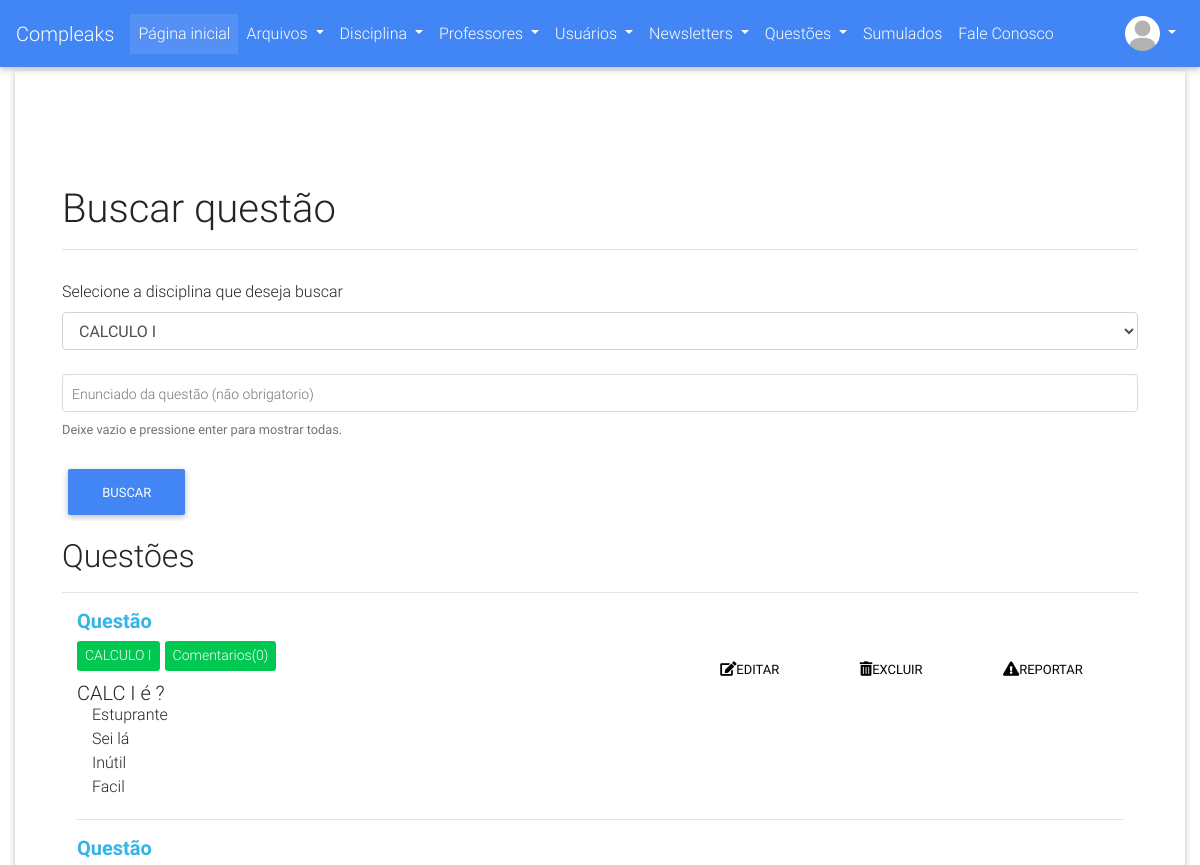
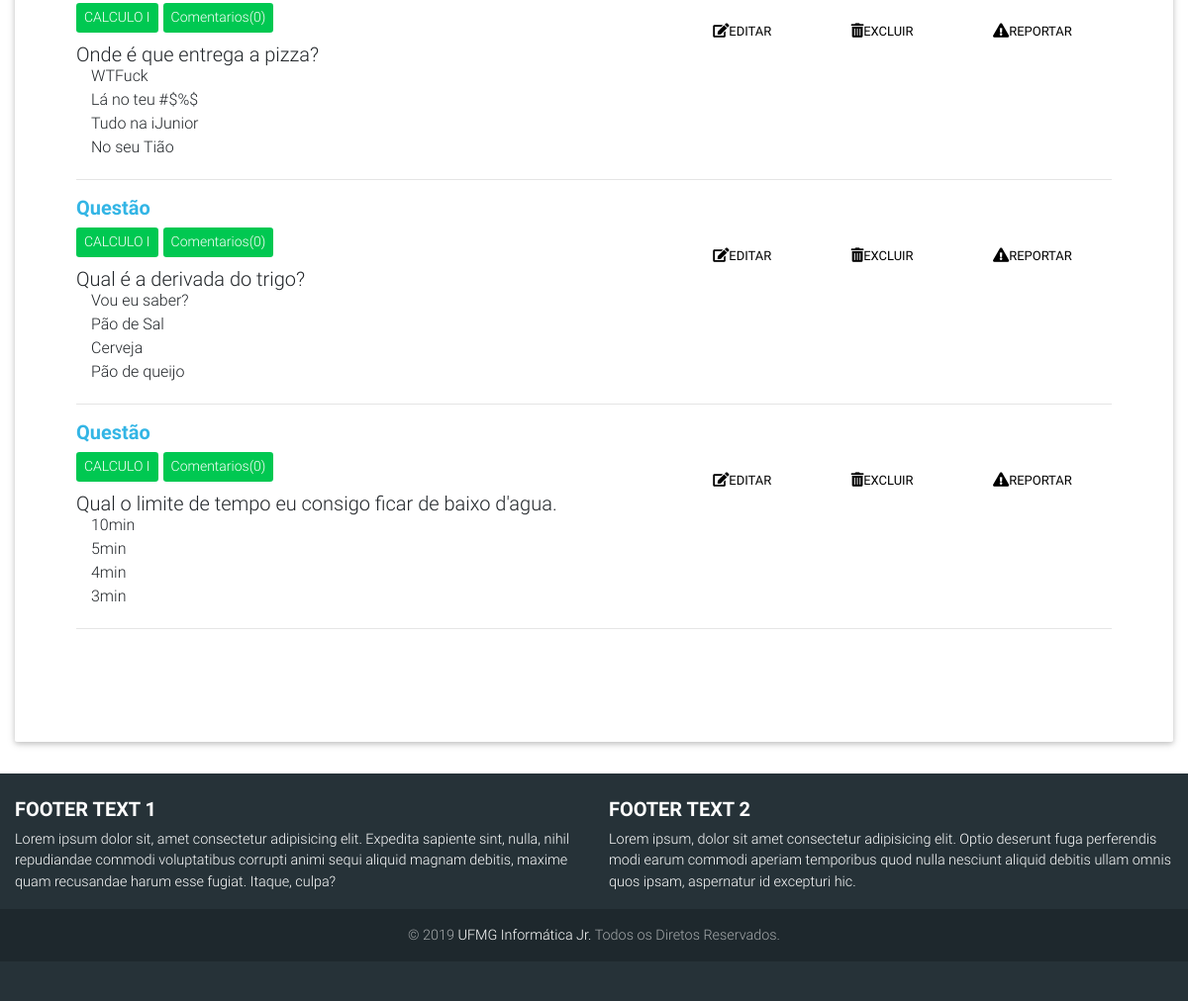
/questoes/buscar (signed in), run on the app's committed database (2 pictures, top to bottom).
### compleaks/usuarios/models.py (models this page shows, shortened)
class Usuario(db.Model, UserMixin):
	__tablename__ = 'usuarios'
	id = db.Column(db.Integer, primary_key=True)
	username = db.Column(db.String(30), unique=True)
	hhash = db.Column(db.String)
	nome = db.Column(db.String(120))
	email = db.Column(db.String(120), unique=True)
	curso = db.Column(db.String(64))
	periodo = db.Column(db.Integer)
	is_admin = db.Column(db.Integer)
	data_criacao = db.Column(db.DateTime, default=datetime.now)
	avatar = db.Column(db.String(120), default="default_profile.png")
	ativado = db.Column(db.Boolean)
	data_deletado = db.Column(db.DateTime, nullable=True)
	id_deletor = db.Column(db.Integer, nullable=True)
	motivo_delete = db.Column(db.String(120), nullable=True)
	arquivos = db.relationship('Arquivo', backref='author', lazy=True)
	avaliacoes = db.relationship('Avaliacao_Arquivo', backref='avaliador', lazy=True)

### compleaks/questoes/models.py (models this page shows, shortened)
class Questao(db.Model):
	__tablename__ = 'questoes'
	id = db.Column(db.Integer, primary_key=True)
	enunciado = db.Column(db.Text, nullable=False)
	data_criacao = db.Column(db.DateTime, default=datetime.now)
	correta = db.Column(db.Integer, default=False)
	ativado = db.Column(db.Boolean, default=True)
	disciplina_id = db.Column(db.Integer, db.ForeignKey('disciplinas.id'), nullable=False)
	usuario_id = db.Column(db.Integer, db.ForeignKey('usuarios.id'), nullable=False)
	materia_id = db.Column(db.Integer, db.ForeignKey('materias.id'))
	alternativas = db.relationship('Alternativa', backref='questao', uselist=True)

class Alternativa(db.Model):
	__tablename__ = 'alternativas'
	id = db.Column(db.Integer, primary_key=True)
	conteudo = db.Column(db.Text, nullable=False)
	opcao = db.Column(db.Integer)
	questao_id = db.Column(db.Integer, db.ForeignKey('questoes.id'), nullable=False)

### compleaks/disciplinas/models.py (models this page shows, shortened)
class Disciplina(db.Model):
	__tablename__ = 'disciplinas'
	id = db.Column(db.Integer, primary_key=True)
	nome = db.Column(db.String, unique=True)
	data_criacao = db.Column(db.DateTime, default=datetime.now)
	ativado = db.Column(db.Boolean)
	data_deletado = db.Column(db.DateTime, nullable=True)
	id_deletor = db.Column(db.Integer, nullable=True)
	id_criador = db.Column(db.Integer, nullable=True)
	motivo_delete = db.Column(db.String(120), nullable=True)
	arquivos = db.relationship('Arquivo', backref='disciplina', lazy=True)
	comentarios = db.relationship('ComentarioDisc', backref='disciplina', lazy=True)
	questoes = db.relationship('Questao', backref='disciplina', lazy=True)
	materias = db.relationship('Materia', backref='disciplina', lazy=True)

### compleaks/questoes/views.py (the view, shortened to what this page needs)
@questoes.route('/buscar', methods=['POST', 'GET'])
@login_required
def buscar():
	if not (current_user.is_authenticated):
		abort(403)
	contador = {}
	form_buscar = BuscarQuestaoForm()
	questoes = Questao.query.order_by(Questao.data_criacao.desc())
	comment = [comentario.questao_id
									 for comentario in Comentario.query.order_by('questao_id')]
	comentarios = list(set(comment))
	for coment in comentarios:
		contador.update({str(coment):comment.count(coment)})
	alternativas = Alternativa.query.order_by(Alternativa.id.asc())
	busca = False
	existe_questao = False
	form_buscar.disciplina.choices = [(str(disciplina.id), disciplina.nome)
									 for disciplina in Disciplina.query.order_by('nome')
									 if disciplina.ativado]
	disciplinas = [(str(disciplina.id), disciplina.nome)
									 for disciplina in Disciplina.query.order_by('id')
									 if disciplina.ativado]
	return render_template('buscar_questao.html', questoes=questoes, alternativas=alternativas, disciplinas=disciplinas,
												 form_buscar=form_buscar, busca=busca, existe_questao=existe_questao,
												 comentarios=comentarios, contador=contador)

### compleaks/questoes/forms.py
class BuscarQuestaoForm(FlaskForm):
	disciplina = SelectField("Selecione a disciplina que deseja buscar", validators=[DataRequired()])
	enunciado = StringField("Enunciado:")
	submit = SubmitField("Buscar")

### compleaks/usuarios/models.py (called while the page is built)
@login_manager.user_loader
def load_user(user_id):
    return Usuario.query.get(user_id)

### compleaks/questoes/templates/questoes/buscar_questao.html (shortened to what this page needs)
{% extends "base.html" %}
{% block content %}
<div class="container">
    <div>
        <form class="form-group" method="POST">
            <div class="page-header" style="margin-bottom: 30px;">
                <h1>Buscar questão</h1>
                <hr/>
            </div>
            <div class="form-group">
                {{form_buscar.disciplina.label}}{{ form_buscar.disciplina(class="form-control") }}
            </div>
            <div class="md-form md-outline">
                {{form_buscar.enunciado(id="inputIconEx1", class="form-control")}}
                <label for="inputIconEx1">Enunciado da questão (não obrigatorio)</label>
                <small id="emailHelp2" class="form-text text-muted">Deixe vazio e pressione enter para mostrar todas.</small>
            </div>
            {{ form_buscar.submit(class="btn btn-primary") }}
        </form>
    </div>
    <div class="page-header">
        <h2>Questões</h2>
        <hr>
    </div>
    <div class="container">
        {% for quest in questoes %}
             <a href="{{url_for('questoes.ver', id=quest.id)}}">
                <h5 class="text-info font-weight-bold">
                    Questão
                </h5>
            </a>
            <div class="row" style="height: 30px;">
                <div class="col-md-6 d-flex justify-content-start">
                    <span class="btn-success btn-sm" style="height: 30px;">
                        {{ quest.disciplina.nome }}
                    </span>
                    <span class="btn-success btn-sm" style="margin-left: 5px; height: 30px;">
                        {% if contador[quest.id|string] %}
                            <span>Comentarios({{contador[quest.id|string]}})</span>
                        {% else %}
                            <span>Comentarios(0)</span>
                        {% endif %}
                    </span>
                </div>
                <div class="col-md-6 d-flex justify-content-end">
                    {% if current_user.is_admin or current_user.id == quest.usuario_id %}
                        <button class="btn btn-link"><i class="fas fa-edit"></i>Editar</button>
                        <button class="btn btn-link"><i class="fas fa-trash-alt"></i>Excluir</button>
                    {% endif %}
                    <button class="btn btn-link"><i class="fas fa-exclamation-triangle"></i>Reportar</button>
                </div>
            </div>
            <h5 style="margin-top: 10px; margin-bottom: -2px;">
                {{ quest.enunciado }}
            </h5>
            <div class="container" style="margin-bottom: 20px;">
                {% for altv in alternativas %}
                    {% if altv.questao_id==quest.id %}
                        {{ altv.conteudo }}
                        <br>
                    {% endif %}
                {% endfor %}
            </div>
            <hr>
        {% endfor %}
    </div>
</div>
{% endblock %}

### compleaks/templates/base.html (shortened to what this page needs)
<!DOCTYPE html>
<html lang="en">
<head>
  <link href="{{url_for('static',filename='css/component.css')}}" rel="stylesheet">
  <link href="{{url_for('static',filename='css/estilos.css')}}" rel="stylesheet">
  <link rel="stylesheet" href="https://use.fontawesome.com/releases/v5.7.0/css/all.css">
  <link href="{{url_for('static',filename='css/bootstrap.min.css')}}" rel="stylesheet">
  <link href="{{url_for('static',filename='css/mdb.min.css')}}" rel="stylesheet">
  <link href="{{url_for('static',filename='css/style.css')}}" rel="stylesheet">
</head>
<body>
  <nav class="mb-1 navbar navbar-expand-lg navbar-dark primary-color lighten-1">
    <a class="navbar-brand" href="{{ url_for('principal.index') }}">Compleaks</a>
  <div class="collapse navbar-collapse" id="navbarSupportedContent-555">
    <ul class="navbar-nav mr-auto">
      <li class="nav-item active">
        <a class="nav-link" href="{{ url_for('principal.index') }}">Página inicial
        </a>
      </li>
      <li class="nav-item dropdown">
        <a class="nav-link dropdown-toggle" id="navbarDropdownMenuLink-555" data-toggle="dropdown" aria-haspopup="true"
          aria-expanded="false">Arquivos
        </a>
      </li>
      <li class="nav-item dropdown">
        <a class="nav-link dropdown-toggle" id="navbarDropdownMenuLink-555" data-toggle="dropdown" aria-haspopup="true"
          aria-expanded="false">Disciplina
        </a>
      </li>
      <li class="nav-item dropdown">
        <a class="nav-link dropdown-toggle" id="navbarDropdownMenuLink-555" data-toggle="dropdown" aria-haspopup="true"
          aria-expanded="false">Professores
        </a>
      </li>
      {% if current_user.is_admin %}
        <li class="nav-item dropdown">
          <a class="nav-link dropdown-toggle" id="navbarDropdownMenuLink-555" data-toggle="dropdown" aria-haspopup="true"
            aria-expanded="false">Usuários
          </a>
        </li>
      {% endif %}
      {% if current_user.is_admin %}
        <li class="nav-item dropdown">
          <a class="nav-link dropdown-toggle" id="navbarDropdownMenuLink-555" data-toggle="dropdown" aria-haspopup="true"
            aria-expanded="false">Newsletters
          </a>
        </li>
      {% endif %}
      {% if current_user.is_authenticated %}
        <li class="nav-item dropdown">
          <a class="nav-link dropdown-toggle" id="navbarDropdownMenuLink-555" data-toggle="dropdown" aria-haspopup="true"
            aria-expanded="false"> Questões
          </a>
        </li>
      {% endif %}
      {% if current_user.is_authenticated %}
        <li class="nav-item">
          <a class="nav-link" href="{{url_for('simulados.criar')}}"> Sumulados
          </a>
        </li>
      {% endif %}
        <li class="nav-item">
          <a class="nav-link" href="{{url_for('principal.feedback')}}" > Fale Conosco
          </a>
        </li>
    </ul>
    <ul class="navbar-nav ml-auto nav-flex-icons">
      {% if not current_user.is_authenticated %}
        <li class="nav-item dropdown">
          <a class="nav-link dropdown-toggle" id="navbarDropdownMenuLink-4" data-toggle="dropdown" aria-haspopup="true"
            aria-expanded="false">
            <i class="fas fa-user"></i></a>
          <div class="dropdown-menu dropdown-menu-right dropdown-info" aria-labelledby="navbarDropdownMenuLink-4">
            <a class="dropdown-item" data-toggle="modal" data-target="#elegantModalForm">Entrar</a>
            <a class="dropdown-item" href="{{url_for('usuarios.adicionar')}}">Cadastrar</a>
          </div>
        </>
      {% else %}
        <li class="nav-item avatar dropdown">
          <a class="nav-link dropdown-toggle" id="navbarDropdownMenuLink-55" data-toggle="dropdown" aria-haspopup="true"
            aria-expanded="false">
            <img src="{{url_for('static', filename='images/avatares/'+current_user.avatar)}}" class="rounded-circle z-depth-0" alt="Avatar" height="35" width="35" style="object-fit: cover;">
          </a>
        </li>
      {% endif %}
    </ul>
  </div>
</nav>
  {% block divisao %}
  <div class="container-fluid">
    <div class="jumbotron" style="background-color: white;">
  {% endblock %}
      <div style="margin-bottom: 50px; margin-top: 50px;">
        {% block content %}
        {% endblock %}
      </div>
    </div>
  </div>
<footer class="page-footer font-small special-color-dark teal pt-4">
    <div class="container-fluid text-center text-md-left">
      <div class="row">
        <div class="col-md-6 mt-md-0 mt-3">
          <h5 class="text-uppercase font-weight-bold">Footer text 1</h5>
          <p>Lorem ipsum dolor sit, amet consectetur adipisicing elit. Expedita sapiente sint, nulla, nihil repudiandae commodi voluptatibus corrupti animi sequi aliquid magnam debitis, maxime quam recusandae harum esse fugiat. Itaque, culpa?</p>
        </div>
        <div class="col-md-6 mb-md-0 mb-3">
          <h5 class="text-uppercase font-weight-bold">Footer text 2</h5>
          <p>Lorem ipsum, dolor sit amet consectetur adipisicing elit. Optio deserunt fuga perferendis modi earum commodi aperiam temporibus quod nulla nesciunt aliquid debitis ullam omnis quos ipsam, aspernatur id excepturi hic.</p>
        </div>
      </div>
    </div>
    <div class="footer-copyright text-center py-3">© 2019
      <a href="http://ijunior.com.br"> UFMG Informática Jr.</a> Todos os Diretos Reservados.
    </div>
  </footer>
</body>
</html>

### compleaks/static/css/estilos.css (style rules this page uses)
body { overflow: auto; }
footer { background: #2196F3; padding: 80px 0px 40px 0px; position: relative; }

### compleaks/static/css/style.css (style rules this page uses)
html { width: 100%; height: 100%; }

### data on the page
Usuario: avatar (placeholder picture)
Questao: disciplina.nome "CALCULO I", shows "Comentarios(0)", enunciado "CALC I é ?"
Alternativa: conteudo "Estuprante"
Alternativa: conteudo "Sei lá"
Alternativa: conteudo "Inútil"
Alternativa: conteudo "Facil"
Questao: disciplina.nome "CALCULO I", shows "Comentarios(0)", enunciado "Onde é que entrega a pizza?"
Alternativa: conteudo "WTFuck"
Alternativa: conteudo "Lá no teu #$%$"
Alternativa: conteudo "Tudo na iJunior"
Alternativa: conteudo "No seu Tião"
Questao: disciplina.nome "CALCULO I", shows "Comentarios(0)", enunciado "Qual é a derivada do trigo?"
Alternativa: conteudo "Vou eu saber?"
Alternativa: conteudo "Pão de Sal"
Alternativa: conteudo "Cerveja"
Alternativa: conteudo "Pão de queijo"
Questao: disciplina.nome "CALCULO I", shows "Comentarios(0)", enunciado "Qual o limite de tempo eu consigo ficar de baixo d'agua."
Alternativa: conteudo "10min"
Alternativa: conteudo "5min"
Alternativa: conteudo "4min"
Alternativa: conteudo "3min"
